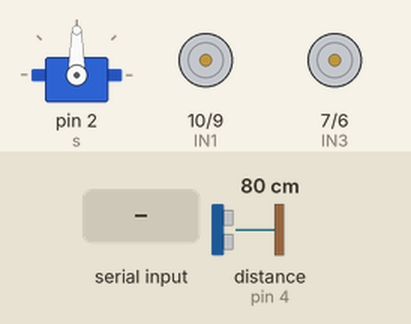
This sketch was run on a simulated Arduino Uno, built with avr-gcc and run on an emulated ATmega328P. On the bench: servo, motor-driver pin pairs drawn as motors (green arrow = first pin HIGH = forward, orange = second pin HIGH = backward, longer = more drive, scaled by the enable pin). Inputs (shaded band) come from the test bench; at power-on: distance to the obstacle (sensor on pin 4) 80 cm. The echo pulse lasts 58.3 µs per cm.

Above: at 1.2 s.
1.3 s: "1" received over Serial
At 3.0 s:
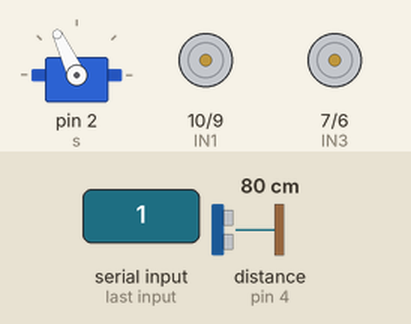
4.0 s: "2" received over Serial
At 6.0 s:
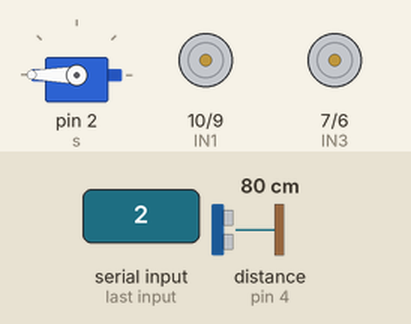
6.3 s: "4" received over Serial
At 6.45 s:
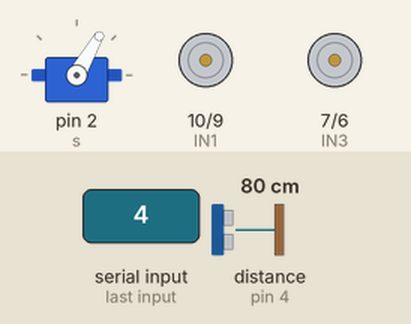
8.6 s: "5" received over Serial
At 9.0 s:
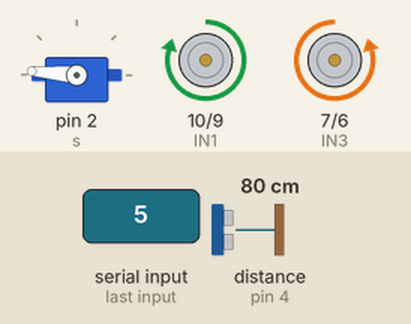
Timing chart, 0 to 11.6 s (numbered marks = the images above; inputs shaded):
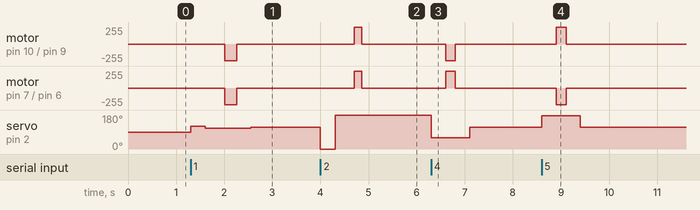

The sketch:

RC_Car_project.ino
```cpp
#include <Ultrasonic.h>
Ultrasonic u = Ultrasonic(3, 4); // trig , echo

#include <Servo.h>
Servo s = Servo();

int ENA = 11;
int IN1 = 10;
int IN2 = 9;

int ENB = 5;
int IN3 = 7;
int IN4 = 6;

void setup() {
  // put your setup code here, to run once:
  s.attach(2);  // Servo

  // Motor A
  pinMode(ENA, OUTPUT);
  pinMode(IN1, OUTPUT);
  pinMode(IN2, OUTPUT);
  analogWrite(ENA, 250);

  // Motor B
  pinMode(ENB, OUTPUT);
  pinMode(IN3, OUTPUT);
  pinMode(IN4, OUTPUT);
  analogWrite(ENB, 250);

  Serial.begin(9600); // Serial
}

void loop() {
  // put your main code here, to run repeatedly:
  int x = Serial.read();

  // Forward
  if (x == '1') {
    s.write(120);
    delay(300);
    s.write(111);
    int d = u.read();
    delay(400);
    if (d > 20) {
      digitalWrite(IN1, LOW);
      digitalWrite(IN2, HIGH);
      digitalWrite(IN4, HIGH);
      digitalWrite(IN3, LOW);
      delay(250);
      digitalWrite(IN1, LOW);
      digitalWrite(IN2, LOW);
      digitalWrite(IN4, LOW);
      digitalWrite(IN3, LOW);
    }
    delay(300);
    s.write(115);
  }

  // Reverse
    if (x == '2') {
    s.write(0);
    delay(300);
    s.write(180);
    int d = u.read();
    delay(400);
    if (d > 20){

    digitalWrite(IN1, HIGH);
    digitalWrite(IN2, LOW);
    digitalWrite(IN4, LOW);
    digitalWrite(IN3, HIGH);
    delay(150);
    digitalWrite(IN1, LOW);
    digitalWrite(IN2, LOW);
    digitalWrite(IN4, LOW);
    digitalWrite(IN3, LOW);
  }
 }
  // Stop
  if (x == '3') {
    digitalWrite(IN1, LOW);
    digitalWrite(IN2, LOW);
    digitalWrite(IN4, LOW);
    digitalWrite(IN3, LOW);
  }

  // Turn Right
  if (x == '4') {
    s.write(60);
    delay(300);
    int d = u.read();
    if (d > 10) {
      digitalWrite(IN1, LOW);
      digitalWrite(IN2, HIGH);
      digitalWrite(IN4, LOW);
      digitalWrite(IN3, HIGH);
      delay(200);
      digitalWrite(IN1, LOW);
      digitalWrite(IN2, LOW);
      digitalWrite(IN4, LOW);
      digitalWrite(IN3, LOW);
    }
     delay(300);
    s.write(115);
  }

  // Turn Left
  if (x == '5') {
    s.write(175);
    delay(300);
    int d = u.read();
    if (d > 10) {
      digitalWrite(IN1, HIGH);
      digitalWrite(IN2, LOW);
      digitalWrite(IN4, HIGH);
      digitalWrite(IN3, LOW);
      delay(200);
      digitalWrite(IN1, LOW);
      digitalWrite(IN2, LOW);
      digitalWrite(IN4, LOW);
      digitalWrite(IN3, LOW);
    }
    delay(300);
    s.write(115);
  }
}
```

Measured:
- after the input at 1.3 s, motor on pin 10 (IN1) / pin 9 (IN2), motor on pin 7 (IN3) / pin 6 (IN4): stopped → backward 250/255 after 0.71 s, → stopped 0.25 s later; servo on pin 2 (s): 90° → 120° at once, → 111° 0.31 s later, → 115° 0.95 s later
- after the input at 4.0 s, motor on pin 10 (IN1) / pin 9 (IN2), motor on pin 7 (IN3) / pin 6 (IN4): stopped → forward 250/255 after 0.71 s, → stopped 0.15 s later; servo on pin 2 (s): 115° → 0° at once, → 180° 0.31 s later
- after the input at 6.3 s, motor on pin 10 (IN1) / pin 9 (IN2): stopped → backward 250/255 after 0.31 s, → stopped 0.20 s later; motor on pin 7 (IN3) / pin 6 (IN4): stopped → forward 250/255 after 0.31 s, → stopped 0.20 s later; servo on pin 2 (s): 180° → 60° at once, → 115° 0.81 s later
- after the input at 8.6 s, motor on pin 10 (IN1) / pin 9 (IN2): stopped → forward 250/255 after 0.31 s, → stopped 0.20 s later; motor on pin 7 (IN3) / pin 6 (IN4): stopped → backward 250/255 after 0.31 s, → stopped 0.20 s later; servo on pin 2 (s): 115° → 175° at once, → 115° 0.81 s later
